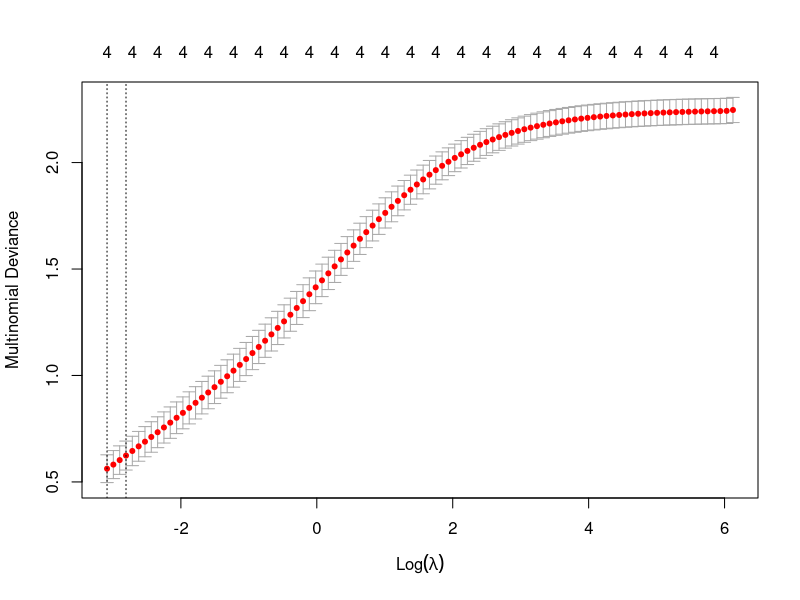
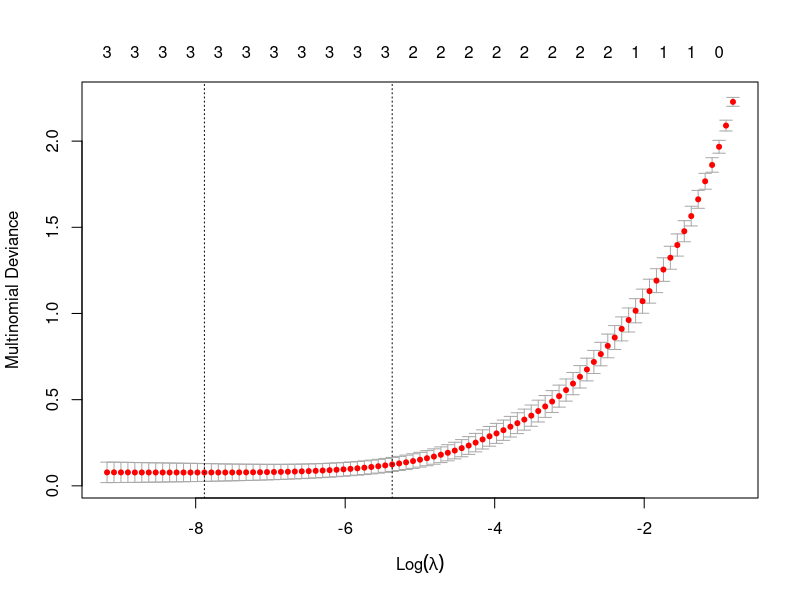

The R source for these figures, in order: (Note: this script raises an error after producing the figures.)
library(glmnet)

data <- iris

x = model.matrix(Species~.,data)
y = data$Species

grid = 10^seq(10,-2,length=100)

ridge.mod = glmnet(x,y,alpha=0, lambda=grid, family="multinomial")
coef(ridge.mod)

train = sample(1:nrow(x), nrow(x)/2)
test = (-train)
test
y.test = y[test]

cv.out=cv.glmnet(x[train,],y[train],alpha=0,family="multinomial")
plot(cv.out)

bestlam=cv.out$lambda.min  
bestlam #최적의 lambda값
ridge.pred = predict(ridge.mod, s=bestlam, newx=x[test,])

mean((ridge.pred-y.test)^2) 
out=glmnet(x,y,alpha=0, family="multinomial")
predict(out,type="coefficients",s=bestlam)
#############################라쏘
data <- iris

x = model.matrix(Species~.,data)
y = data$Species
train = sample(1:nrow(x), nrow(x)/2)
test = (-train)

grid = 10^seq(10,-2,length=100)

lasso.mod=glmnet(x[train,],y[train],alpha=1,lambda=grid, family="multinomial")

cv.out=cv.glmnet(x[train,],y[train],alpha=1, family="multinomial")
plot(cv.out)

bestlam=cv.out$lambda.min
lasso.pred=predict(lasso.mod,s=bestlam,newx=x[test,])

out=glmnet(x,y,alpha=1,lambda=grid, family="multinomial")
lasso.coef=predict(out,type="coefficients",s=bestlam)
lasso.coef

lasso.coef[lasso.coef!=0] #라쏘로 11개만 살아남은 상태

bestlam1=cv.out$lambda.1se
lasso.pred1=predict(lasso.mod,s=bestlam1,newx=x[test,])

lasso.coef1=predict(out,type="coefficients",s=bestlam1)
lasso.coef1 #cof값을 확인해보니 4개가 살아남음(단순한 모델을 원할 땐 위와 같이 사용하면됨)







###########################3
grid = 10^seq(10,-2,length=100)
ridge.mod = glmnet(x,y,alpha=0, lambda=grid) 
glmnet:::glmnet

np = dim(x)
nobs = as.integer(np[1])
nvars = as.integer(np[2])
weights = rep(1, nobs)

